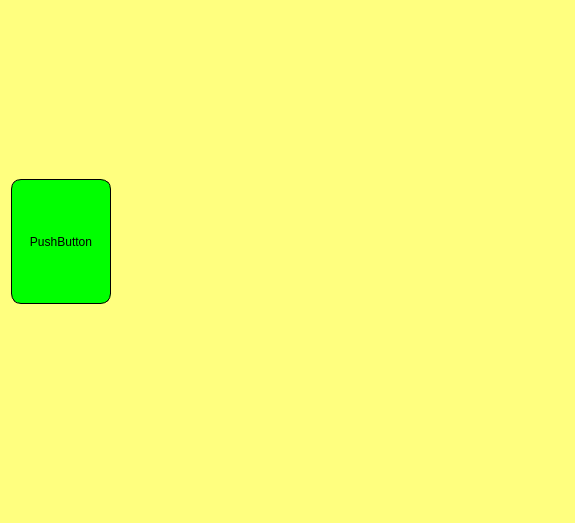
<?xml version="1.0" encoding="UTF-8"?>
<ui version="4.0">
 <class>Form</class>
 <widget class="QWidget" name="Form">
  <property name="geometry">
   <rect>
    <x>0</x>
    <y>0</y>
    <width>575</width>
    <height>523</height>
   </rect>
  </property>
  <property name="windowTitle">
   <string>Form</string>
  </property>
  <property name="styleSheet">
   <string notr="true">background-color: rgb(255, 255, 127);</string>
  </property>
  <layout class="QVBoxLayout" name="verticalLayout_2">
   <item>
    <layout class="QHBoxLayout" name="horizontalLayout">
     <item>
      <layout class="QVBoxLayout" name="verticalLayout">
       <property name="sizeConstraint">
        <enum>QLayout::SetMinimumSize</enum>
       </property>
       <item>
        <widget class="QPushButton" name="pushButton">
         <property name="sizePolicy">
          <sizepolicy hsizetype="Expanding" vsizetype="Fixed">
           <horstretch>0</horstretch>
           <verstretch>0</verstretch>
          </sizepolicy>
         </property>
         <property name="minimumSize">
          <size>
           <width>100</width>
           <height>125</height>
          </size>
         </property>
         <property name="maximumSize">
          <size>
           <width>100</width>
           <height>125</height>
          </size>
         </property>
         <property name="styleSheet">
          <string notr="true">QPushButton {
	background-color: rgb(0, 255, 0);
	border: 1px solid rgb(0, 0, 0);
	border-radius: 10px;
}

QPushButton:hover {
	background-color :rgb(177, 255, 155);
}

QPushButton:pressed {
	
	background-color: rgb(197, 255, 217);
}</string>
         </property>
         <property name="text">
          <string>PushButton</string>
         </property>
        </widget>
       </item>
       <item>
        <spacer name="verticalSpacer">
         <property name="orientation">
          <enum>Qt::Vertical</enum>
         </property>
         <property name="sizeType">
          <enum>QSizePolicy::Minimum</enum>
         </property>
         <property name="sizeHint" stdset="0">
          <size>
           <width>20</width>
           <height>40</height>
          </size>
         </property>
        </spacer>
       </item>
      </layout>
     </item>
     <item>
      <spacer name="horizontalSpacer">
       <property name="orientation">
        <enum>Qt::Horizontal</enum>
       </property>
       <property name="sizeType">
        <enum>QSizePolicy::MinimumExpanding</enum>
       </property>
       <property name="sizeHint" stdset="0">
        <size>
         <width>40</width>
         <height>20</height>
        </size>
       </property>
      </spacer>
     </item>
    </layout>
   </item>
  </layout>
 </widget>
 <resources/>
 <connections/>
</ui>
